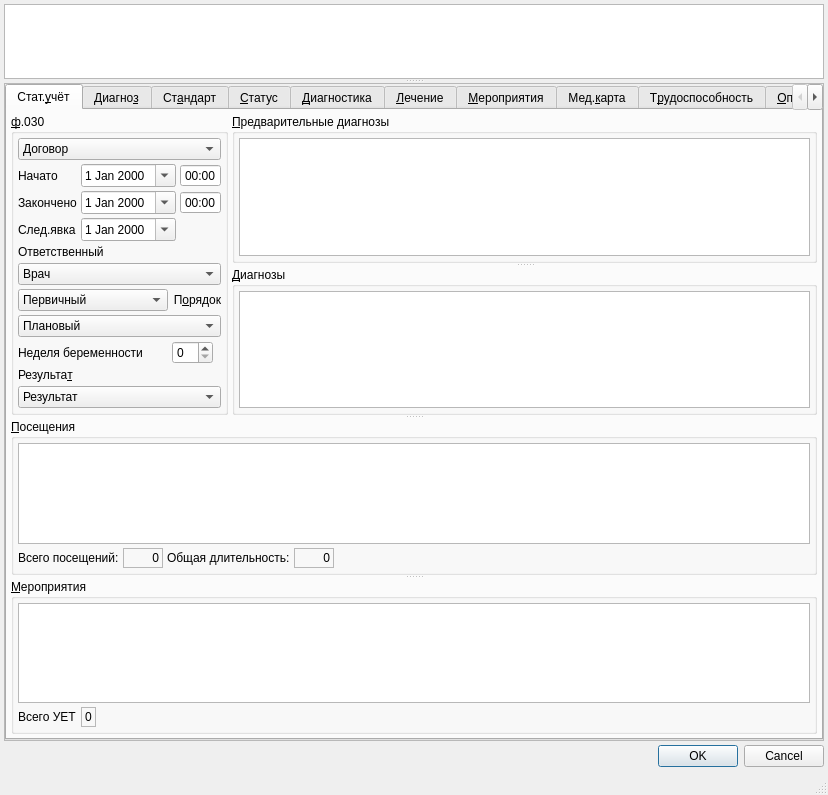
<?xml version="1.0" encoding="UTF-8"?>
<ui version="4.0">
 <class>Dialog</class>
 <widget class="QDialog" name="Dialog">
  <property name="geometry">
   <rect>
    <x>0</x>
    <y>0</y>
    <width>828</width>
    <height>795</height>
   </rect>
  </property>
  <property name="windowTitle">
   <string>Dialog</string>
  </property>
  <property name="sizeGripEnabled">
   <bool>true</bool>
  </property>
  <layout class="QGridLayout" name="gridLayout_6">
   <property name="margin">
    <number>4</number>
   </property>
   <property name="spacing">
    <number>4</number>
   </property>
   <item row="0" column="0">
    <widget class="QSplitter" name="splitter_3">
     <property name="sizePolicy">
      <sizepolicy hsizetype="Preferred" vsizetype="Preferred">
       <horstretch>0</horstretch>
       <verstretch>2</verstretch>
      </sizepolicy>
     </property>
     <property name="orientation">
      <enum>Qt::Vertical</enum>
     </property>
     <widget class="CTextBrowser" name="txtClientInfoBrowser">
      <property name="sizePolicy">
       <sizepolicy hsizetype="Expanding" vsizetype="Ignored">
        <horstretch>0</horstretch>
        <verstretch>1</verstretch>
       </sizepolicy>
      </property>
      <property name="minimumSize">
       <size>
        <width>0</width>
        <height>0</height>
       </size>
      </property>
      <property name="maximumSize">
       <size>
        <width>16777215</width>
        <height>16777215</height>
       </size>
      </property>
      <property name="focusPolicy">
       <enum>Qt::ClickFocus</enum>
      </property>
      <property name="whatsThis">
       <string>Описание пациента</string>
      </property>
      <property name="html">
       <string>&lt;!DOCTYPE HTML PUBLIC &quot;-//W3C//DTD HTML 4.0//EN&quot; &quot;http://www.w3.org/TR/REC-html40/strict.dtd&quot;&gt;
&lt;html&gt;&lt;head&gt;&lt;meta name=&quot;qrichtext&quot; content=&quot;1&quot; /&gt;&lt;style type=&quot;text/css&quot;&gt;
p, li { white-space: pre-wrap; }
&lt;/style&gt;&lt;/head&gt;&lt;body style=&quot; font-family:'MS Shell Dlg 2'; font-size:8.25pt; font-weight:400; font-style:normal;&quot;&gt;
&lt;p style=&quot;-qt-paragraph-type:empty; margin-top:0px; margin-bottom:0px; margin-left:0px; margin-right:0px; -qt-block-indent:0; text-indent:0px; font-size:8pt;&quot;&gt;&lt;br /&gt;&lt;/p&gt;&lt;/body&gt;&lt;/html&gt;</string>
      </property>
     </widget>
     <widget class="QScrollArea" name="scrollArea">
      <property name="sizePolicy">
       <sizepolicy hsizetype="Preferred" vsizetype="Preferred">
        <horstretch>0</horstretch>
        <verstretch>5</verstretch>
       </sizepolicy>
      </property>
      <property name="widgetResizable">
       <bool>true</bool>
      </property>
      <widget class="QTabWidget" name="tabWidget">
       <property name="geometry">
        <rect>
         <x>0</x>
         <y>0</y>
         <width>818</width>
         <height>647</height>
        </rect>
       </property>
       <property name="tabPosition">
        <enum>QTabWidget::North</enum>
       </property>
       <property name="tabShape">
        <enum>QTabWidget::Rounded</enum>
       </property>
       <property name="currentIndex">
        <number>0</number>
       </property>
       <widget class="QWidget" name="tabToken">
        <attribute name="title">
         <string>Стат.&amp;учёт</string>
        </attribute>
        <layout class="QGridLayout" name="gridLayout_4">
         <property name="margin">
          <number>4</number>
         </property>
         <property name="spacing">
          <number>4</number>
         </property>
         <item row="0" column="0">
          <widget class="QSplitter" name="splitter_2">
           <property name="orientation">
            <enum>Qt::Vertical</enum>
           </property>
           <property name="childrenCollapsible">
            <bool>false</bool>
           </property>
           <widget class="QFrame" name="frameBaseAndDiagnosises">
            <property name="frameShape">
             <enum>QFrame::NoFrame</enum>
            </property>
            <property name="frameShadow">
             <enum>QFrame::Raised</enum>
            </property>
            <layout class="QHBoxLayout" name="horizontalLayout">
             <property name="spacing">
              <number>4</number>
             </property>
             <property name="margin">
              <number>0</number>
             </property>
             <item>
              <widget class="QGroupBox" name="grpBase">
               <property name="sizePolicy">
                <sizepolicy hsizetype="Maximum" vsizetype="Preferred">
                 <horstretch>0</horstretch>
                 <verstretch>0</verstretch>
                </sizepolicy>
               </property>
               <property name="title">
                <string>&amp;ф.030</string>
               </property>
               <layout class="QGridLayout" name="gridLayout_2">
                <property name="margin">
                 <number>4</number>
                </property>
                <property name="spacing">
                 <number>4</number>
                </property>
                <item row="11" column="0" colspan="4">
                 <spacer>
                  <property name="orientation">
                   <enum>Qt::Vertical</enum>
                  </property>
                  <property name="sizeHint" stdset="0">
                   <size>
                    <width>16</width>
                    <height>20</height>
                   </size>
                  </property>
                 </spacer>
                </item>
                <item row="0" column="0" colspan="4">
                 <widget class="CContractComboBox" name="cmbContract">
                  <property name="whatsThis">
                   <string>номер, дата и основание договора в рамках которого производится осмотр</string>
                  </property>
                  <item>
                   <property name="text">
                    <string>Договор</string>
                   </property>
                  </item>
                 </widget>
                </item>
                <item row="1" column="0">
                 <widget class="QLabel" name="lblBegDate">
                  <property name="sizePolicy">
                   <sizepolicy hsizetype="Maximum" vsizetype="Preferred">
                    <horstretch>0</horstretch>
                    <verstretch>0</verstretch>
                   </sizepolicy>
                  </property>
                  <property name="text">
                   <string>Начато</string>
                  </property>
                  <property name="buddy">
                   <cstring>edtBegDate</cstring>
                  </property>
                 </widget>
                </item>
                <item row="2" column="0">
                 <widget class="QLabel" name="lblEndDate">
                  <property name="sizePolicy">
                   <sizepolicy hsizetype="Maximum" vsizetype="Preferred">
                    <horstretch>0</horstretch>
                    <verstretch>0</verstretch>
                   </sizepolicy>
                  </property>
                  <property name="text">
                   <string>Закончено</string>
                  </property>
                  <property name="buddy">
                   <cstring>edtEndDate</cstring>
                  </property>
                 </widget>
                </item>
                <item row="3" column="0">
                 <widget class="QLabel" name="lblNextDate">
                  <property name="sizePolicy">
                   <sizepolicy hsizetype="Maximum" vsizetype="Preferred">
                    <horstretch>0</horstretch>
                    <verstretch>0</verstretch>
                   </sizepolicy>
                  </property>
                  <property name="text">
                   <string>След.явка</string>
                  </property>
                  <property name="buddy">
                   <cstring>edtNextDate</cstring>
                  </property>
                 </widget>
                </item>
                <item row="4" column="0" colspan="4">
                 <widget class="QLabel" name="lblPerson">
                  <property name="text">
                   <string>Ответственный</string>
                  </property>
                  <property name="buddy">
                   <cstring>cmbPerson</cstring>
                  </property>
                 </widget>
                </item>
                <item row="5" column="0" colspan="4">
                 <widget class="CPersonComboBoxEx" name="cmbPerson">
                  <property name="whatsThis">
                   <string>врач отвечающий за осмотр (терапевт)</string>
                  </property>
                  <item>
                   <property name="text">
                    <string>Врач</string>
                   </property>
                  </item>
                 </widget>
                </item>
                <item row="7" column="0" colspan="4">
                 <widget class="CROComboBox" name="cmbOrder">
                  <item>
                   <property name="text">
                    <string>Плановый</string>
                   </property>
                  </item>
                  <item>
                   <property name="text">
                    <string>Экстренный</string>
                   </property>
                  </item>
                  <item>
                   <property name="text">
                    <string>Самотёком</string>
                   </property>
                  </item>
                  <item>
                   <property name="text">
                    <string>Принудительный</string>
                   </property>
                  </item>
                  <item>
                   <property name="text">
                    <string>Внутренний перевод</string>
                   </property>
                  </item>
                  <item>
                   <property name="text">
                    <string>Неотложная</string>
                   </property>
                  </item>
                 </widget>
                </item>
                <item row="10" column="0" colspan="4">
                 <widget class="CRBComboBox" name="cmbResult">
                  <property name="whatsThis">
                   <string>результат осмотра</string>
                  </property>
                  <item>
                   <property name="text">
                    <string>Результат</string>
                   </property>
                  </item>
                 </widget>
                </item>
                <item row="9" column="0" colspan="4">
                 <widget class="QLabel" name="lblResult">
                  <property name="text">
                   <string>Результа&amp;т</string>
                  </property>
                  <property name="alignment">
                   <set>Qt::AlignLeading|Qt::AlignLeft|Qt::AlignVCenter</set>
                  </property>
                  <property name="buddy">
                   <cstring>cmbResult</cstring>
                  </property>
                 </widget>
                </item>
                <item row="1" column="1" colspan="3">
                 <widget class="QFrame" name="frmBegDateTime">
                  <property name="sizePolicy">
                   <sizepolicy hsizetype="Maximum" vsizetype="Preferred">
                    <horstretch>0</horstretch>
                    <verstretch>0</verstretch>
                   </sizepolicy>
                  </property>
                  <property name="frameShape">
                   <enum>QFrame::NoFrame</enum>
                  </property>
                  <property name="frameShadow">
                   <enum>QFrame::Plain</enum>
                  </property>
                  <property name="lineWidth">
                   <number>0</number>
                  </property>
                  <layout class="QHBoxLayout" name="horizontalLayout_3">
                   <property name="spacing">
                    <number>4</number>
                   </property>
                   <property name="margin">
                    <number>0</number>
                   </property>
                   <item>
                    <widget class="CDateEdit" name="edtBegDate">
                     <property name="sizePolicy">
                      <sizepolicy hsizetype="Maximum" vsizetype="Fixed">
                       <horstretch>0</horstretch>
                       <verstretch>0</verstretch>
                      </sizepolicy>
                     </property>
                     <property name="whatsThis">
                      <string>дата начала осмотра</string>
                     </property>
                     <property name="calendarPopup">
                      <bool>true</bool>
                     </property>
                    </widget>
                   </item>
                   <item>
                    <widget class="QTimeEdit" name="edtBegTime">
                     <property name="buttonSymbols">
                      <enum>QAbstractSpinBox::NoButtons</enum>
                     </property>
                     <property name="displayFormat">
                      <string>HH:mm</string>
                     </property>
                    </widget>
                   </item>
                  </layout>
                 </widget>
                </item>
                <item row="2" column="1" colspan="3">
                 <widget class="QFrame" name="frmEndDateTime">
                  <property name="sizePolicy">
                   <sizepolicy hsizetype="Maximum" vsizetype="Preferred">
                    <horstretch>0</horstretch>
                    <verstretch>0</verstretch>
                   </sizepolicy>
                  </property>
                  <property name="frameShape">
                   <enum>QFrame::NoFrame</enum>
                  </property>
                  <property name="frameShadow">
                   <enum>QFrame::Plain</enum>
                  </property>
                  <property name="lineWidth">
                   <number>0</number>
                  </property>
                  <layout class="QHBoxLayout" name="horizontalLayout_4">
                   <property name="spacing">
                    <number>4</number>
                   </property>
                   <property name="margin">
                    <number>0</number>
                   </property>
                   <item>
                    <widget class="CDateEdit" name="edtEndDate">
                     <property name="sizePolicy">
                      <sizepolicy hsizetype="Maximum" vsizetype="Fixed">
                       <horstretch>0</horstretch>
                       <verstretch>0</verstretch>
                      </sizepolicy>
                     </property>
                     <property name="whatsThis">
                      <string>дата окончания осмотра</string>
                     </property>
                     <property name="calendarPopup">
                      <bool>true</bool>
                     </property>
                    </widget>
                   </item>
                   <item>
                    <widget class="QTimeEdit" name="edtEndTime">
                     <property name="buttonSymbols">
                      <enum>QAbstractSpinBox::NoButtons</enum>
                     </property>
                     <property name="displayFormat">
                      <string>HH:mm</string>
                     </property>
                    </widget>
                   </item>
                  </layout>
                 </widget>
                </item>
                <item row="3" column="1" colspan="3">
                 <widget class="QFrame" name="frmNextDateTime">
                  <property name="sizePolicy">
                   <sizepolicy hsizetype="Maximum" vsizetype="Preferred">
                    <horstretch>0</horstretch>
                    <verstretch>0</verstretch>
                   </sizepolicy>
                  </property>
                  <property name="frameShape">
                   <enum>QFrame::NoFrame</enum>
                  </property>
                  <property name="frameShadow">
                   <enum>QFrame::Plain</enum>
                  </property>
                  <property name="lineWidth">
                   <number>0</number>
                  </property>
                  <layout class="QHBoxLayout" name="horizontalLayout_5">
                   <property name="spacing">
                    <number>4</number>
                   </property>
                   <property name="margin">
                    <number>0</number>
                   </property>
                   <item>
                    <widget class="CDateEdit" name="edtNextDate">
                     <property name="sizePolicy">
                      <sizepolicy hsizetype="Maximum" vsizetype="Fixed">
                       <horstretch>0</horstretch>
                       <verstretch>0</verstretch>
                      </sizepolicy>
                     </property>
                     <property name="calendarPopup">
                      <bool>true</bool>
                     </property>
                    </widget>
                   </item>
                  </layout>
                 </widget>
                </item>
                <item row="8" column="3">
                 <widget class="QSpinBox" name="edtPregnancyWeek">
                  <property name="sizePolicy">
                   <sizepolicy hsizetype="Maximum" vsizetype="Fixed">
                    <horstretch>0</horstretch>
                    <verstretch>0</verstretch>
                   </sizepolicy>
                  </property>
                  <property name="maximum">
                   <number>44</number>
                  </property>
                 </widget>
                </item>
                <item row="8" column="0" colspan="3">
                 <widget class="QLabel" name="lblPregnancyWeek">
                  <property name="sizePolicy">
                   <sizepolicy hsizetype="Maximum" vsizetype="Preferred">
                    <horstretch>0</horstretch>
                    <verstretch>0</verstretch>
                   </sizepolicy>
                  </property>
                  <property name="text">
                   <string>Неделя беременности</string>
                  </property>
                  <property name="buddy">
                   <cstring>edtPregnancyWeek</cstring>
                  </property>
                 </widget>
                </item>
                <item row="6" column="0" colspan="3">
                 <widget class="CROComboBox" name="cmbPrimary">
                  <item>
                   <property name="text">
                    <string>Первичный</string>
                   </property>
                  </item>
                  <item>
                   <property name="text">
                    <string>Повторный</string>
                   </property>
                  </item>
                  <item>
                   <property name="text">
                    <string>Актив</string>
                   </property>
                  </item>
                 </widget>
                </item>
                <item row="6" column="3">
                 <widget class="QLabel" name="lblOrder">
                  <property name="text">
                   <string>П&amp;орядок</string>
                  </property>
                  <property name="alignment">
                   <set>Qt::AlignRight|Qt::AlignTrailing|Qt::AlignVCenter</set>
                  </property>
                  <property name="buddy">
                   <cstring>cmbOrder</cstring>
                  </property>
                 </widget>
                </item>
               </layout>
              </widget>
             </item>
             <item>
              <widget class="QSplitter" name="splitter">
               <property name="orientation">
                <enum>Qt::Vertical</enum>
               </property>
               <property name="childrenCollapsible">
                <bool>false</bool>
               </property>
               <widget class="QGroupBox" name="grpPreliminaryDiagnostics">
                <property name="title">
                 <string>&amp;Предварительные диагнозы</string>
                </property>
                <layout class="QGridLayout" name="gridLayout_7">
                 <property name="margin">
                  <number>4</number>
                 </property>
                 <property name="spacing">
                  <number>4</number>
                 </property>
                 <item row="0" column="0">
                  <widget class="CDiagnosticsInDocTableView" name="tblPreliminaryDiagnostics">
                   <property name="sizePolicy">
                    <sizepolicy hsizetype="Expanding" vsizetype="Preferred">
                     <horstretch>0</horstretch>
                     <verstretch>0</verstretch>
                    </sizepolicy>
                   </property>
                  </widget>
                 </item>
                </layout>
               </widget>
               <widget class="QGroupBox" name="grplFinalDiagnostics">
                <property name="title">
                 <string>&amp;Диагнозы</string>
                </property>
                <layout class="QGridLayout" name="gridLayout_3">
                 <property name="margin">
                  <number>4</number>
                 </property>
                 <property name="spacing">
                  <number>4</number>
                 </property>
                 <item row="0" column="0">
                  <widget class="CDiagnosticsInDocTableView" name="tblFinalDiagnostics"/>
                 </item>
                </layout>
               </widget>
              </widget>
             </item>
            </layout>
           </widget>
           <widget class="QFrame" name="frameVisitsAndActionSummary">
            <property name="frameShape">
             <enum>QFrame::NoFrame</enum>
            </property>
            <property name="frameShadow">
             <enum>QFrame::Raised</enum>
            </property>
            <layout class="QGridLayout" name="gridLayout_9">
             <property name="margin">
              <number>0</number>
             </property>
             <property name="spacing">
              <number>0</number>
             </property>
             <item row="0" column="0">
              <widget class="QSplitter" name="splitter_4">
               <property name="orientation">
                <enum>Qt::Vertical</enum>
               </property>
               <widget class="QGroupBox" name="groupBox">
                <property name="title">
                 <string>&amp;Посещения</string>
                </property>
                <layout class="QGridLayout" name="gridLayout_5">
                 <property name="margin">
                  <number>4</number>
                 </property>
                 <property name="spacing">
                  <number>4</number>
                 </property>
                 <item row="0" column="0" colspan="5">
                  <widget class="CInDocTableView" name="tblVisits"/>
                 </item>
                 <item row="1" column="0">
                  <widget class="QLabel" name="lblVisitsCount">
                   <property name="text">
                    <string>Всего посещений:</string>
                   </property>
                  </widget>
                 </item>
                 <item row="1" column="1">
                  <widget class="QLabel" name="lblVisitsCountValue">
                   <property name="sizePolicy">
                    <sizepolicy hsizetype="Preferred" vsizetype="Preferred">
                     <horstretch>0</horstretch>
                     <verstretch>0</verstretch>
                    </sizepolicy>
                   </property>
                   <property name="minimumSize">
                    <size>
                     <width>40</width>
                     <height>0</height>
                    </size>
                   </property>
                   <property name="frameShape">
                    <enum>QFrame::StyledPanel</enum>
                   </property>
                   <property name="frameShadow">
                    <enum>QFrame::Sunken</enum>
                   </property>
                   <property name="text">
                    <string>0</string>
                   </property>
                   <property name="alignment">
                    <set>Qt::AlignRight|Qt::AlignTrailing|Qt::AlignVCenter</set>
                   </property>
                  </widget>
                 </item>
                 <item row="1" column="2">
                  <widget class="QLabel" name="lblVisitsDuration">
                   <property name="text">
                    <string>Общая длительность:</string>
                   </property>
                  </widget>
                 </item>
                 <item row="1" column="3">
                  <widget class="QLabel" name="lblVisitsDurationValue">
                   <property name="minimumSize">
                    <size>
                     <width>40</width>
                     <height>0</height>
                    </size>
                   </property>
                   <property name="frameShape">
                    <enum>QFrame::StyledPanel</enum>
                   </property>
                   <property name="frameShadow">
                    <enum>QFrame::Sunken</enum>
                   </property>
                   <property name="text">
                    <string>0</string>
                   </property>
                   <property name="alignment">
                    <set>Qt::AlignRight|Qt::AlignTrailing|Qt::AlignVCenter</set>
                   </property>
                  </widget>
                 </item>
                 <item row="1" column="4">
                  <spacer>
                   <property name="orientation">
                    <enum>Qt::Horizontal</enum>
                   </property>
                   <property name="sizeHint" stdset="0">
                    <size>
                     <width>40</width>
                     <height>20</height>
                    </size>
                   </property>
                  </spacer>
                 </item>
                </layout>
               </widget>
               <widget class="QGroupBox" name="grpActions">
                <property name="title">
                 <string>&amp;Мероприятия</string>
                </property>
                <layout class="QVBoxLayout" name="verticalLayout">
                 <property name="spacing">
                  <number>4</number>
                 </property>
                 <property name="margin">
                  <number>4</number>
                 </property>
                 <item>
                  <widget class="CInDocTableView" name="tblActions">
                   <property name="sizePolicy">
                    <sizepolicy hsizetype="Expanding" vsizetype="Expanding">
                     <horstretch>0</horstretch>
                     <verstretch>20</verstretch>
                    </sizepolicy>
                   </property>
                  </widget>
                 </item>
                 <item>
                  <widget class="QFrame" name="frmTotalUet">
                   <property name="frameShape">
                    <enum>QFrame::NoFrame</enum>
                   </property>
                   <property name="frameShadow">
                    <enum>QFrame::Plain</enum>
                   </property>
                   <layout class="QHBoxLayout" name="horizontalLayout_2">
                    <property name="spacing">
                     <number>4</number>
                    </property>
                    <property name="margin">
                     <number>0</number>
                    </property>
                    <item>
                     <widget class="QLabel" name="lblTotalUet">
                      <property name="text">
                       <string>Всего УЕТ</string>
                      </property>
                     </widget>
                    </item>
                    <item>
                     <widget class="QLabel" name="lblShowTotalUet">
                      <property name="frameShape">
                       <enum>QFrame::StyledPanel</enum>
                      </property>
                      <property name="frameShadow">
                       <enum>QFrame::Sunken</enum>
                      </property>
                      <property name="text">
                       <string>0</string>
                      </property>
                     </widget>
                    </item>
                    <item>
                     <spacer name="horizontalSpacer">
                      <property name="orientation">
                       <enum>Qt::Horizontal</enum>
                      </property>
                      <property name="sizeHint" stdset="0">
                       <size>
                        <width>681</width>
                        <height>20</height>
                       </size>
                      </property>
                     </spacer>
                    </item>
                   </layout>
                  </widget>
                 </item>
                </layout>
               </widget>
              </widget>
             </item>
            </layout>
           </widget>
          </widget>
         </item>
        </layout>
       </widget>
       <widget class="CEventMedicalDiagnosisPage" name="tabMedicalDiagnosis">
        <attribute name="title">
         <string>Диагно&amp;з</string>
        </attribute>
       </widget>
       <widget class="CEventMesPage" name="tabMes">
        <attribute name="title">
         <string>Ст&amp;андарт</string>
        </attribute>
       </widget>
       <widget class="CActionsPage" name="tabStatus">
        <attribute name="title">
         <string>&amp;Статус</string>
        </attribute>
       </widget>
       <widget class="CActionsPage" name="tabDiagnostic">
        <attribute name="title">
         <string>&amp;Диагностика</string>
        </attribute>
       </widget>
       <widget class="CActionsPage" name="tabCure">
        <attribute name="title">
         <string>&amp;Лечение</string>
        </attribute>
       </widget>
       <widget class="CActionsPage" name="tabMisc">
        <attribute name="title">
         <string>&amp;Мероприятия</string>
        </attribute>
       </widget>
       <widget class="CAmbCardPage" name="tabAmbCard">
        <attribute name="title">
         <string>Мед.&amp;карта</string>
        </attribute>
       </widget>
       <widget class="QWidget" name="tabTempInvalidEtc">
        <attribute name="title">
         <string>Т&amp;рудоспособность</string>
        </attribute>
        <layout class="QGridLayout" name="gridLayout">
         <property name="margin">
          <number>4</number>
         </property>
         <property name="spacing">
          <number>4</number>
         </property>
         <item row="0" column="0">
          <widget class="QTabWidget" name="tabTempInvalidAndAegrotat">
           <property name="currentIndex">
            <number>0</number>
           </property>
           <widget class="QWidget" name="tabTempInvalid">
            <attribute name="title">
             <string>Листок &amp;нетрудоспособности</string>
            </attribute>
            <layout class="QVBoxLayout" name="verticalLayout_5">
             <property name="spacing">
              <number>4</number>
             </property>
             <property name="margin">
              <number>4</number>
             </property>
             <item>
              <widget class="CTempInvalid" name="grpTempInvalid">
               <property name="sizePolicy">
                <sizepolicy hsizetype="Preferred" vsizetype="Expanding">
                 <horstretch>0</horstretch>
                 <verstretch>0</verstretch>
                </sizepolicy>
               </property>
               <property name="checked">
                <bool>false</bool>
               </property>
              </widget>
             </item>
            </layout>
           </widget>
           <widget class="QWidget" name="tabAegrotat">
            <attribute name="title">
             <string>С&amp;правка</string>
            </attribute>
            <layout class="QVBoxLayout" name="verticalLayout_4">
             <property name="spacing">
              <number>4</number>
             </property>
             <property name="margin">
              <number>4</number>
             </property>
             <item>
              <widget class="CTempInvalid" name="grpAegrotat">
               <property name="sizePolicy">
                <sizepolicy hsizetype="Preferred" vsizetype="Expanding">
                 <horstretch>0</horstretch>
                 <verstretch>0</verstretch>
                </sizepolicy>
               </property>
               <property name="checked">
                <bool>false</bool>
               </property>
              </widget>
             </item>
            </layout>
           </widget>
           <widget class="QWidget" name="tabDisability">
            <attribute name="title">
             <string>Инвалидность</string>
            </attribute>
            <layout class="QVBoxLayout" name="verticalLayout_2">
             <property name="spacing">
              <number>4</number>
             </property>
             <property name="margin">
              <number>4</number>
             </property>
             <item>
              <widget class="CTempInvalid" name="grpDisability">
               <property name="sizePolicy">
                <sizepolicy hsizetype="Preferred" vsizetype="Expanding">
                 <horstretch>0</horstretch>
                 <verstretch>0</verstretch>
                </sizepolicy>
               </property>
               <property name="checked">
                <bool>false</bool>
               </property>
              </widget>
             </item>
            </layout>
           </widget>
           <widget class="QWidget" name="tabVitalRestriction">
            <attribute name="title">
             <string>О&amp;граничения жизнедеятельности</string>
            </attribute>
            <layout class="QVBoxLayout" name="verticalLayout_6">
             <property name="spacing">
              <number>4</number>
             </property>
             <property name="margin">
              <number>4</number>
             </property>
             <item>
              <widget class="CTempInvalid" name="grpVitalRestriction">
               <property name="sizePolicy">
                <sizepolicy hsizetype="Preferred" vsizetype="Expanding">
                 <horstretch>0</horstretch>
                 <verstretch>0</verstretch>
                </sizepolicy>
               </property>
               <property name="checked">
                <bool>false</bool>
               </property>
              </widget>
             </item>
            </layout>
           </widget>
          </widget>
         </item>
        </layout>
       </widget>
       <widget class="CEventCashPage" name="tabCash">
        <attribute name="title">
         <string>&amp;Оплата</string>
        </attribute>
       </widget>
       <widget class="QWidget" name="tabExport">
        <attribute name="title">
         <string>&amp;Экспорт</string>
        </attribute>
        <layout class="QGridLayout" name="gridLayout_55">
         <property name="margin">
          <number>1</number>
         </property>
         <property name="spacing">
          <number>1</number>
         </property>
         <item row="0" column="0">
          <widget class="QTabWidget" name="tabWidget_2">
           <property name="currentIndex">
            <number>0</number>
           </property>
           <widget class="QWidget" name="tab_3">
            <attribute name="title">
             <string>Событие</string>
            </attribute>
            <layout class="QHBoxLayout" name="horizontalLayout_9">
             <item>
              <widget class="CInDocTableView" name="tblExport"/>
             </item>
            </layout>
           </widget>
           <widget class="QWidget" name="tab">
            <attribute name="title">
             <string>Документы</string>
            </attribute>
            <layout class="QHBoxLayout" name="horizontalLayout_8">
             <item>
              <widget class="CInDocExportTableView" name="tblExport_FileAttach"/>
             </item>
            </layout>
           </widget>
           <widget class="QWidget" name="tab_2">
            <attribute name="title">
             <string>ВИМИС</string>
            </attribute>
            <layout class="QHBoxLayout" name="horizontalLayout_7">
             <item>
              <widget class="CInDocExportTableView" name="tblExport_VIMIS">
               <property name="maximumSize">
                <size>
                 <width>16777215</width>
                 <height>16777215</height>
                </size>
               </property>
               <property name="sizeIncrement">
                <size>
                 <width>0</width>
                 <height>-1</height>
                </size>
               </property>
               <property name="baseSize">
                <size>
                 <width>0</width>
                 <height>-1</height>
                </size>
               </property>
              </widget>
             </item>
            </layout>
           </widget>
          </widget>
         </item>
        </layout>
       </widget>
       <widget class="CEventNotesPage" name="tabNotes">
        <attribute name="title">
         <string>Приме&amp;чания</string>
        </attribute>
       </widget>
      </widget>
     </widget>
    </widget>
   </item>
   <item row="1" column="0">
    <widget class="QDialogButtonBox" name="buttonBox">
     <property name="orientation">
      <enum>Qt::Horizontal</enum>
     </property>
     <property name="standardButtons">
      <set>QDialogButtonBox::Cancel|QDialogButtonBox::Ok</set>
     </property>
    </widget>
   </item>
   <item row="2" column="0">
    <layout class="QHBoxLayout" name="horizontalLayout_6" stretch="1,0,0,0,0">
     <property name="sizeConstraint">
      <enum>QLayout::SetMinimumSize</enum>
     </property>
     <item>
      <widget class="QStatusBar" name="statusBar">
       <property name="sizePolicy">
        <sizepolicy hsizetype="Preferred" vsizetype="Fixed">
         <horstretch>0</horstretch>
         <verstretch>0</verstretch>
        </sizepolicy>
       </property>
       <property name="toolTip">
        <string>A status bar</string>
       </property>
       <property name="whatsThis">
        <string>A status bar.</string>
       </property>
       <property name="sizeGripEnabled">
        <bool>false</bool>
       </property>
      </widget>
     </item>
     <item>
      <spacer name="horizontalSpacer_2">
       <property name="orientation">
        <enum>Qt::Horizontal</enum>
       </property>
       <property name="sizeHint" stdset="0">
        <size>
         <width>40</width>
         <height>20</height>
        </size>
       </property>
      </spacer>
     </item>
     <item>
      <widget class="QLabel" name="lblProlongateEvent">
       <property name="text">
        <string/>
       </property>
      </widget>
     </item>
     <item>
      <widget class="QLabel" name="lblValueExternalId">
       <property name="text">
        <string/>
       </property>
      </widget>
     </item>
     <item>
      <widget class="QLabel" name="lblValueMesCode">
       <property name="text">
        <string/>
       </property>
      </widget>
     </item>
    </layout>
   </item>
  </layout>
 </widget>
 <customwidgets>
  <customwidget>
   <class>CDateEdit</class>
   <extends>QDateEdit</extends>
   <header>library/DateEdit.h</header>
  </customwidget>
  <customwidget>
   <class>CInDocTableView</class>
   <extends>QTableView</extends>
   <header location="global">library/InDocTable.h</header>
  </customwidget>
  <customwidget>
   <class>CTextBrowser</class>
   <extends>QTextBrowser</extends>
   <header>library/TextBrowser.h</header>
  </customwidget>
  <customwidget>
   <class>CAmbCardPage</class>
   <extends>QWidget</extends>
   <header>Events/AmbCardPage.h</header>
   <container>1</container>
  </customwidget>
  <customwidget>
   <class>CEventNotesPage</class>
   <extends>QWidget</extends>
   <header>Events/EventNotesPage.h</header>
   <container>1</container>
  </customwidget>
  <customwidget>
   <class>CRBComboBox</class>
   <extends>QComboBox</extends>
   <header>library/crbcombobox.h</header>
  </customwidget>
  <customwidget>
   <class>CROComboBox</class>
   <extends>QComboBox</extends>
   <header>library/ROComboBox.h</header>
  </customwidget>
  <customwidget>
   <class>CPersonComboBoxEx</class>
   <extends>QComboBox</extends>
   <header>Orgs/PersonComboBoxEx.h</header>
  </customwidget>
  <customwidget>
   <class>CContractComboBox</class>
   <extends>QComboBox</extends>
   <header>Orgs/OrgComboBox.h</header>
  </customwidget>
  <customwidget>
   <class>CActionsPage</class>
   <extends>QWidget</extends>
   <header>Events/ActionsPage.h</header>
   <container>1</container>
  </customwidget>
  <customwidget>
   <class>CEventCashPage</class>
   <extends>QWidget</extends>
   <header>Events/EventCashPage.h</header>
   <container>1</container>
  </customwidget>
  <customwidget>
   <class>CTempInvalid</class>
   <extends>QGroupBox</extends>
   <header>Events/TempInvalid.h</header>
   <container>1</container>
  </customwidget>
  <customwidget>
   <class>CEventMesPage</class>
   <extends>QWidget</extends>
   <header>Events/EventMesPage.h</header>
   <container>1</container>
  </customwidget>
  <customwidget>
   <class>CEventMedicalDiagnosisPage</class>
   <extends>QWidget</extends>
   <header>Events/EventMedicalDiagnosisPage.h</header>
   <container>1</container>
  </customwidget>
  <customwidget>
   <class>CInDocExportTableView</class>
   <extends>QTableView</extends>
   <header location="global">library/InDocTable.h</header>
  </customwidget>
  <customwidget>
   <class>CDiagnosticsInDocTableView</class>
   <extends>QTableView</extends>
   <header>Events/EventDiagnosticsTable.h</header>
  </customwidget>
 </customwidgets>
 <tabstops>
  <tabstop>txtClientInfoBrowser</tabstop>
  <tabstop>tabWidget</tabstop>
  <tabstop>cmbContract</tabstop>
  <tabstop>edtBegDate</tabstop>
  <tabstop>edtBegTime</tabstop>
  <tabstop>edtEndDate</tabstop>
  <tabstop>edtEndTime</tabstop>
  <tabstop>edtNextDate</tabstop>
  <tabstop>cmbPerson</tabstop>
  <tabstop>cmbOrder</tabstop>
  <tabstop>edtPregnancyWeek</tabstop>
  <tabstop>cmbResult</tabstop>
  <tabstop>tblPreliminaryDiagnostics</tabstop>
  <tabstop>tblFinalDiagnostics</tabstop>
  <tabstop>tblVisits</tabstop>
  <tabstop>tblActions</tabstop>
  <tabstop>tabTempInvalidAndAegrotat</tabstop>
  <tabstop>grpTempInvalid</tabstop>
  <tabstop>grpAegrotat</tabstop>
  <tabstop>grpDisability</tabstop>
  <tabstop>grpVitalRestriction</tabstop>
  <tabstop>buttonBox</tabstop>
 </tabstops>
 <resources/>
 <connections>
  <connection>
   <sender>buttonBox</sender>
   <signal>accepted()</signal>
   <receiver>Dialog</receiver>
   <slot>accept()</slot>
   <hints>
    <hint type="sourcelabel">
     <x>611</x>
     <y>802</y>
    </hint>
    <hint type="destinationlabel">
     <x>574</x>
     <y>746</y>
    </hint>
   </hints>
  </connection>
  <connection>
   <sender>buttonBox</sender>
   <signal>rejected()</signal>
   <receiver>Dialog</receiver>
   <slot>reject()</slot>
   <hints>
    <hint type="sourcelabel">
     <x>684</x>
     <y>802</y>
    </hint>
    <hint type="destinationlabel">
     <x>672</x>
     <y>746</y>
    </hint>
   </hints>
  </connection>
 </connections>
</ui>
